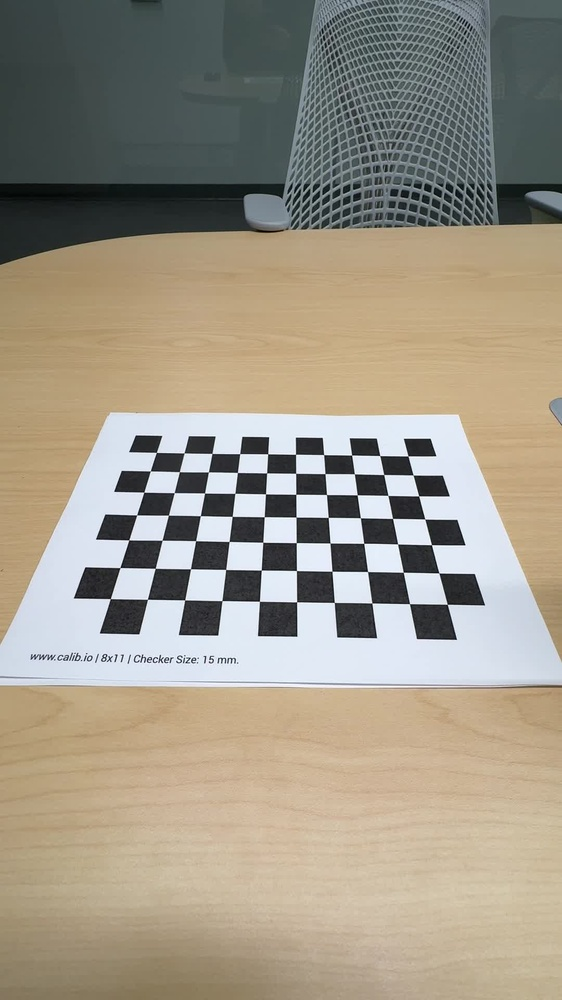
#> input picture src/camera_calibration/calibration_images/frame_0001.jpg, 562 x 1000 px, shrunk from 1080 x 1920 before the run; its folder holds only this picture in this run
$ python camera_calibration.py
#> lines starting #> are read from the running program, lines starting #| are printed output that depends on the picture; after the words box and inside, x2 and y2 are one past the last pixel; in counts of white or black regions, pixels touching at a corner belong together; long printed decimals are rounded
import cv2
import numpy as np
import glob

# Define checkerboard dimensions
CHECKERBOARD = (10, 7)  # (Columns, Rows)

# Prepare object points (3D coordinates of the corners in the real world)
objp = np.zeros((CHECKERBOARD[0] * CHECKERBOARD[1], 3), np.float32)
objp[:, :2] = np.mgrid[0:CHECKERBOARD[0], 0:CHECKERBOARD[1]].T.reshape(-1, 2)

# Lists to store object points and image points
objpoints = []  # 3D points in real world space
imgpoints = []  # 2D points in image plane

# Load all images
images = glob.glob('/home/kevinbee/Desktop/Indoor-Map-GUIs/src/camera_calibration/calibration_images/*.jpg')  # Change path if needed
print(f"Found {len(images)} images")

for fname in images:
    img = cv2.imread(fname)
#> img is the input picture: shape (1000, 562, 3); mean B, G, R 135.1, 150.4, 157.9
    gray = cv2.cvtColor(img, cv2.COLOR_BGR2GRAY)
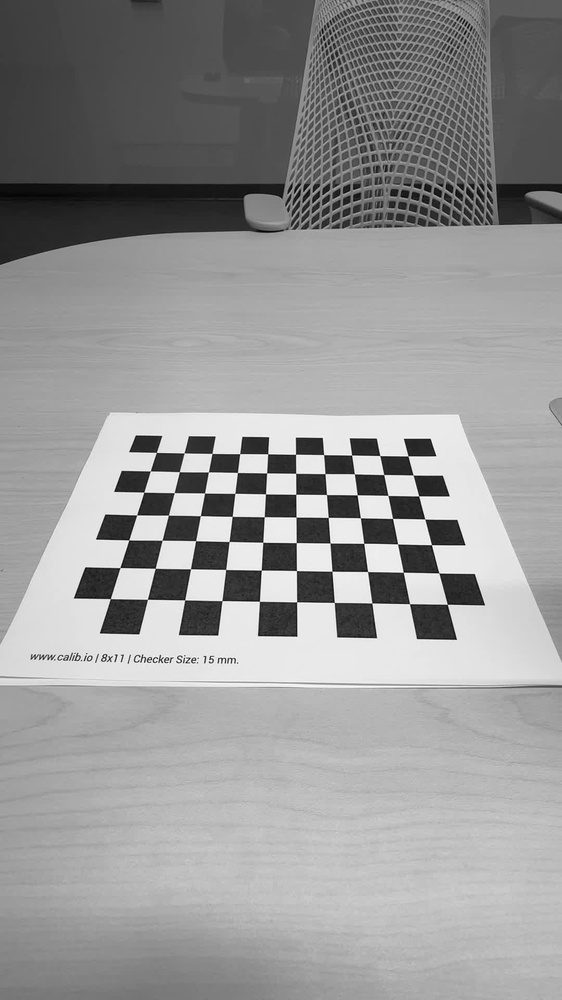
#> gray: shape (1000, 562); min 2, max 255, mean 150.9

    ret, corners = cv2.findChessboardCorners(gray, CHECKERBOARD, None)
#> ret = True; corners = 70 rows, first 8: [156.4, 452.4], [184.1, 452.9], [212, 453.4], [239.7, 453.6], [267.7, 453.8], [295.5, 454.3], [323.7, 454.6], [351.6, 455.1]

    if ret:
        objpoints.append(objp)
        imgpoints.append(corners)

        cv2.drawChessboardCorners(img, CHECKERBOARD, corners, ret)
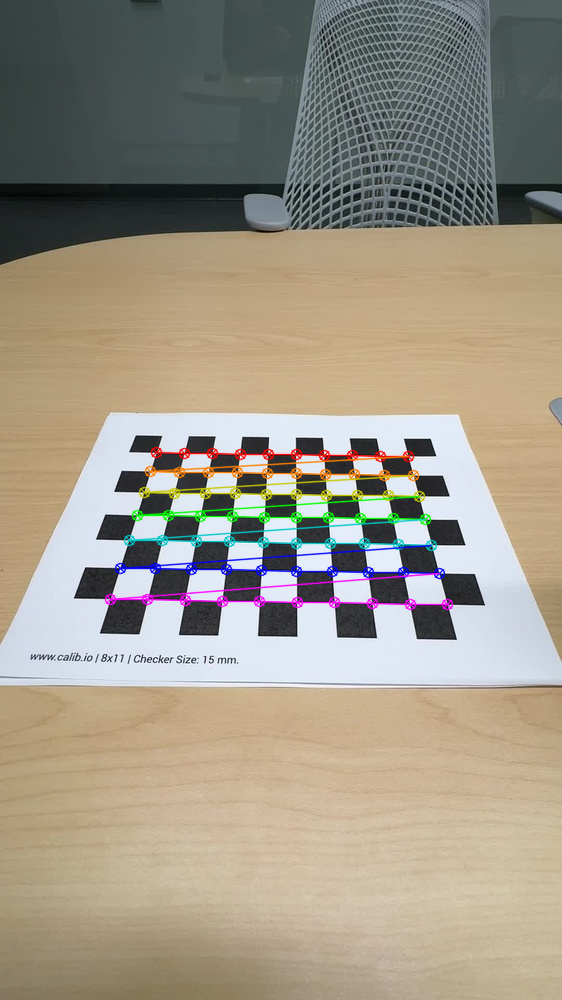
#> img: shape (1000, 562, 3); 2.89% of pixels changed, all inside (x1, y1, x2, y2) = (104, 446, 454, 611)
        cv2.imshow('Corners', img)
        cv2.waitKey(500)
    else:
        print(f"Checkerboard not found in: {fname}")

cv2.destroyAllWindows()

# Perform calibration
ret, camera_matrix, dist_coeffs, rvecs, tvecs = cv2.calibrateCamera(objpoints, imgpoints, gray.shape[::-1], None, None)
#> ret = 0.172; camera_matrix = [[657.4, 0, 280.7], [0, 4137.4, 359], [0, 0, 1]]; dist_coeffs = [[-0.0867, 2.43, 0.000278, 0.000149, -20.2]]; rvecs = ([-1.49, 0.013, 0.0144],); tvecs = ([-4.46, 0.532, 23.59],)

print("Camera Matrix:\n", camera_matrix)
#| Camera Matrix:
#|  [[6.57448304e+02 0.00000000e+00 2.80692599e+02]
#|  [0.00000000e+00 4.13742637e+03 3.59041985e+02]
#|  [0.00000000e+00 0.00000000e+00 1.00000000e+00]]
print("Distortion Coefficients:\n", dist_coeffs)
#| Distortion Coefficients:
#|  [[-8.66696854e-02  2.42734791e+00  2.78023097e-04  1.49478192e-04
#|   -2.01957658e+01]]

# # Save to file
# np.save("camera_matrix.npy", camera_matrix)
# np.save("dist_coeffs.npy", dist_coeffs)

$ run again, on src/camera_calibration/calibration_images/frame_0005.jpg
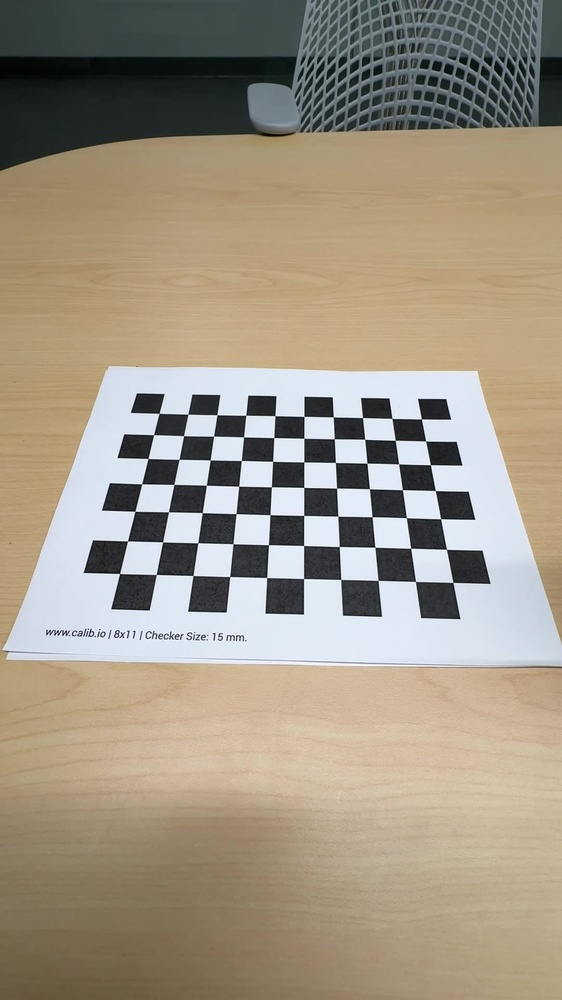
#> input picture src/camera_calibration/calibration_images/frame_0005.jpg, 562 x 1000 px, shrunk from 1080 x 1920 before the run
#> img is the input picture: shape (1000, 562, 3); mean B, G, R 131.8, 149.3, 159.4
#> `gray = cv2.cvtColor(img, cv2.COLOR_BGR2GRAY)`:
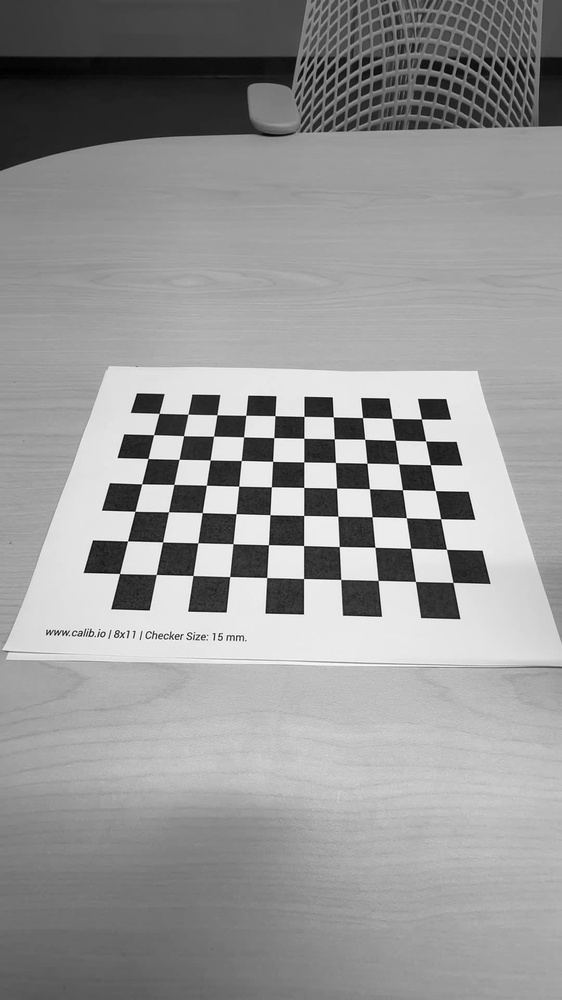
#> gray: shape (1000, 562); min 0, max 254, mean 150.3
#> `ret, corners = cv2.findChessboardCorners(gray, CHECKERBOARD, None)`: ret = True; corners = 70 rows, first 8: [159.1, 413.4], [187.9, 414.1], [216.9, 414.8], [245.7, 415.3], [274.9, 415.7], [304, 416.4], [333.3, 416.9], [362.5, 417.5]
#> `cv2.drawChessboardCorners(img, CHECKERBOARD, corners, ret)`:
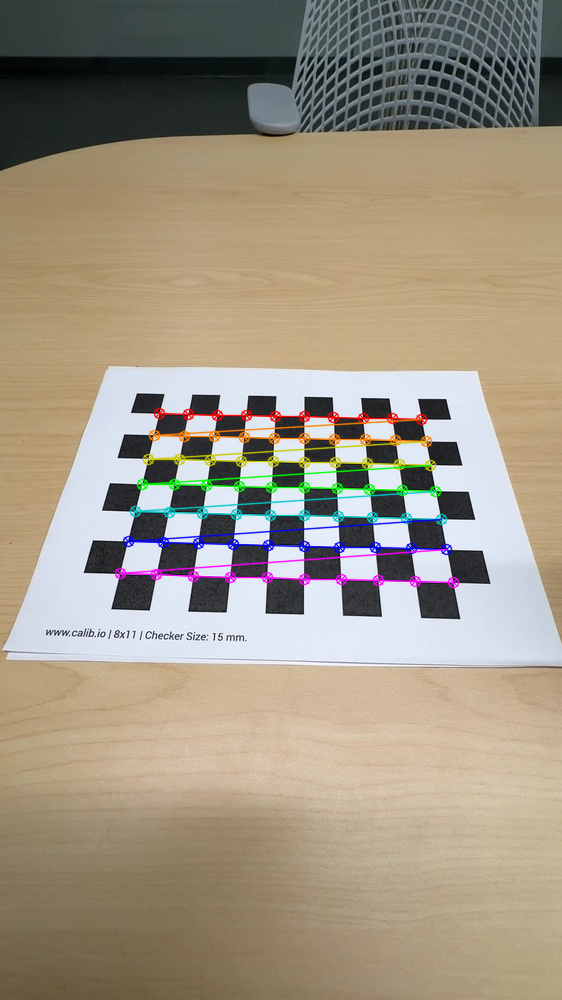
#> img: shape (1000, 562, 3); 2.94% of pixels changed, all inside (x1, y1, x2, y2) = (114, 407, 460, 589)
#> `ret, camera_matrix, dist_coeffs, rvecs, tvecs = cv2.calibrateCamera(ob..`: ret = 0.18; camera_matrix = [[464.1, 0, 281.1], [0, 466.9, 497.9], [0, 0, 1]]; dist_coeffs = [[-0.0139, 0.239, 0.0015, 0.000461, -1.18]]; rvecs = ([-0.602, 0.0109, 0.0283],); tvecs = ([-4.21, -2.9, 16.01],)
#| Camera Matrix:
#|  [[464.135    0.         281.088]
#|  [  0.         466.887   497.896]
#|  [  0.           0.           1.        ]]
#| Distortion Coefficients:
#|  [[-1.38567376e-02  2.39088161e-01  1.50466627e-03  4.61186909e-04
#|   -1.18368218e+00]]

$ run again, on src/camera_calibration/calibration_images/frame_0006.jpg
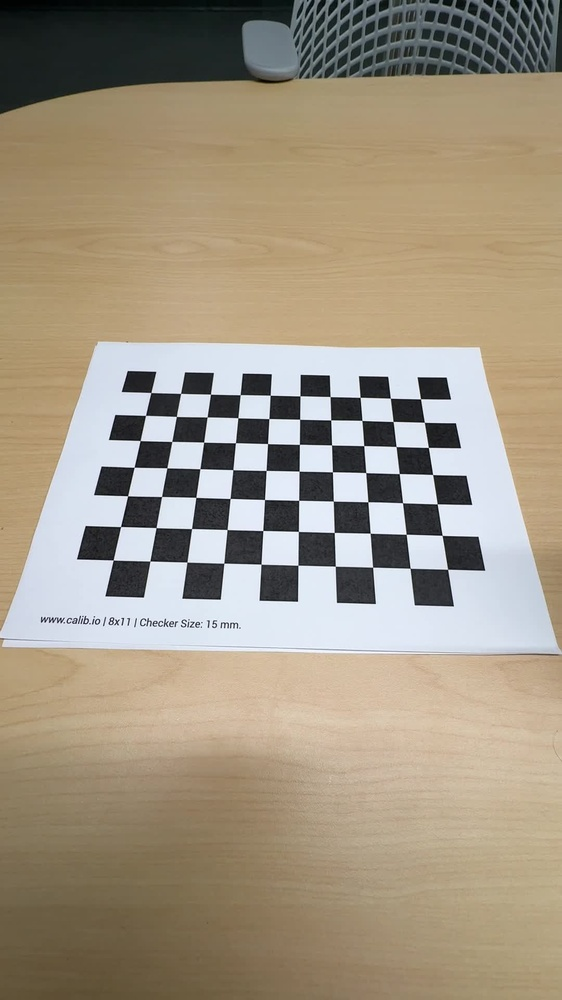
#> input picture src/camera_calibration/calibration_images/frame_0006.jpg, 562 x 1000 px, shrunk from 1080 x 1920 before the run
#> img is the input picture: shape (1000, 562, 3); mean B, G, R 130.4, 149.1, 160.4
#> `gray = cv2.cvtColor(img, cv2.COLOR_BGR2GRAY)`:
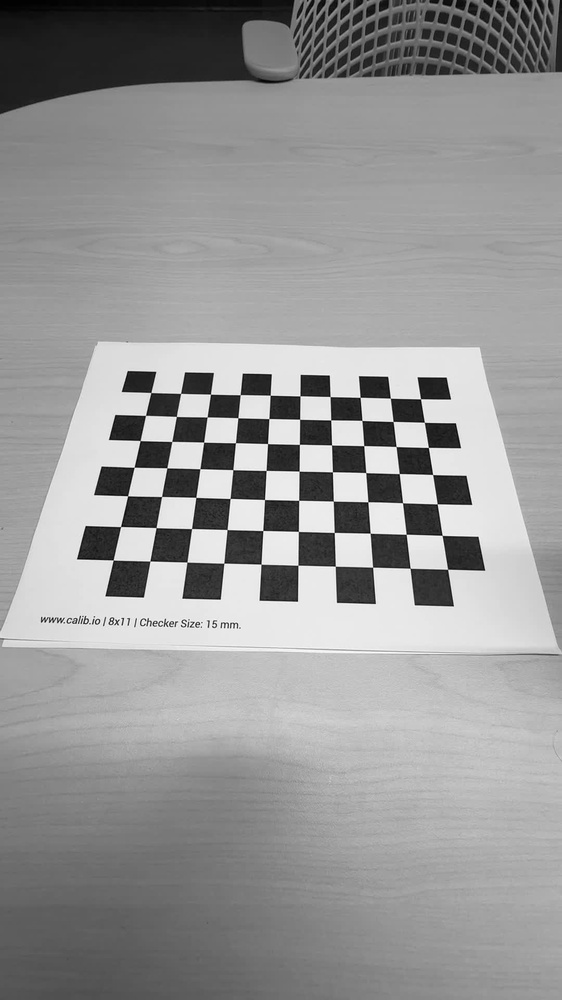
#> gray: shape (1000, 562); min 1, max 255, mean 150.3
#> `ret, corners = cv2.findChessboardCorners(gray, CHECKERBOARD, None)`: ret = True; corners = 70 rows, first 8: [150.9, 392.5], [180.6, 393.4], [210.5, 394.2], [240.2, 394.7], [270.2, 395.2], [299.9, 395.9], [330.1, 396.6], [360.1, 397.3]
#> `cv2.drawChessboardCorners(img, CHECKERBOARD, corners, ret)`:
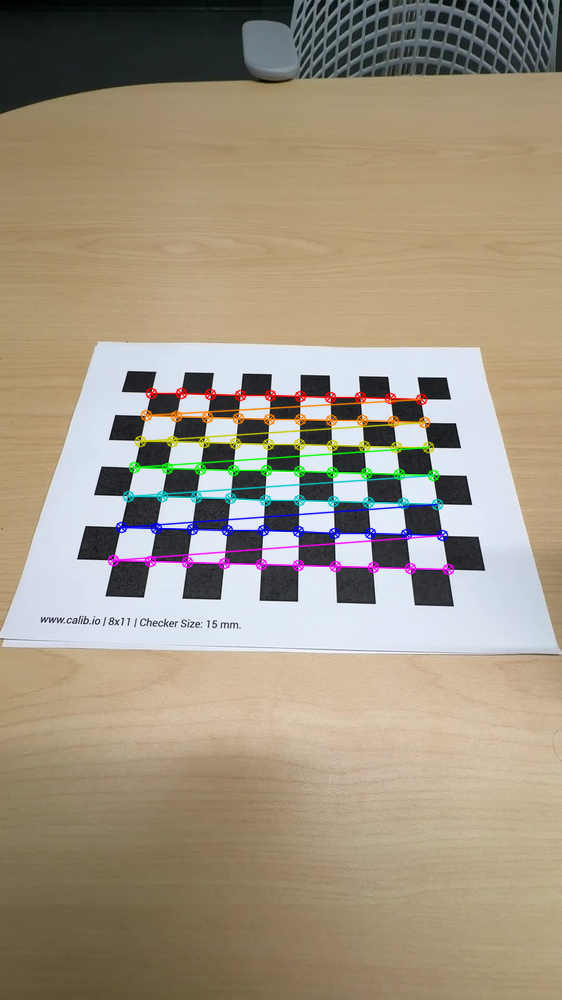
#> img: shape (1000, 562, 3); 2.98% of pixels changed, all inside (x1, y1, x2, y2) = (107, 387, 455, 576)
#> `ret, camera_matrix, dist_coeffs, rvecs, tvecs = cv2.calibrateCamera(ob..`: ret = 0.175; camera_matrix = [[553.2, 0, 282.8], [0, 592.1, 487.5], [0, 0, 1]]; dist_coeffs = [[-0.0808, 1.54, 0.00174, 0.00151, -8.97]]; rvecs = ([-0.641, 0.00639, 0.0275],); tvecs = ([-4.42, -2.98, 18.51],)
#| Camera Matrix:
#|  [[553.233   0.         282.831]
#|  [  0.         592.134 487.460 ]
#|  [  0.           0.           1.        ]]
#| Distortion Coefficients:
#|  [[-8.07520747e-02  1.53803335e+00  1.73961559e-03  1.51217137e-03
#|   -8.97148119e+00]]

$ run again, on src/camera_calibration/calibration_images/frame_0007.jpg
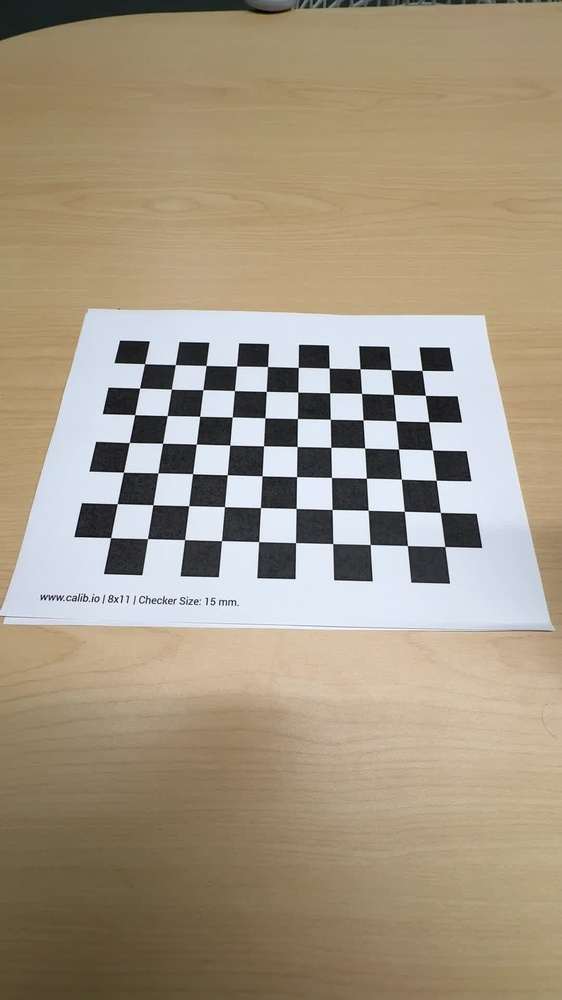
#> input picture src/camera_calibration/calibration_images/frame_0007.jpg, 562 x 1000 px, shrunk from 1080 x 1920 before the run
#> img is the input picture: shape (1000, 562, 3); mean B, G, R 130.6, 151.1, 163.9
#> `gray = cv2.cvtColor(img, cv2.COLOR_BGR2GRAY)`:
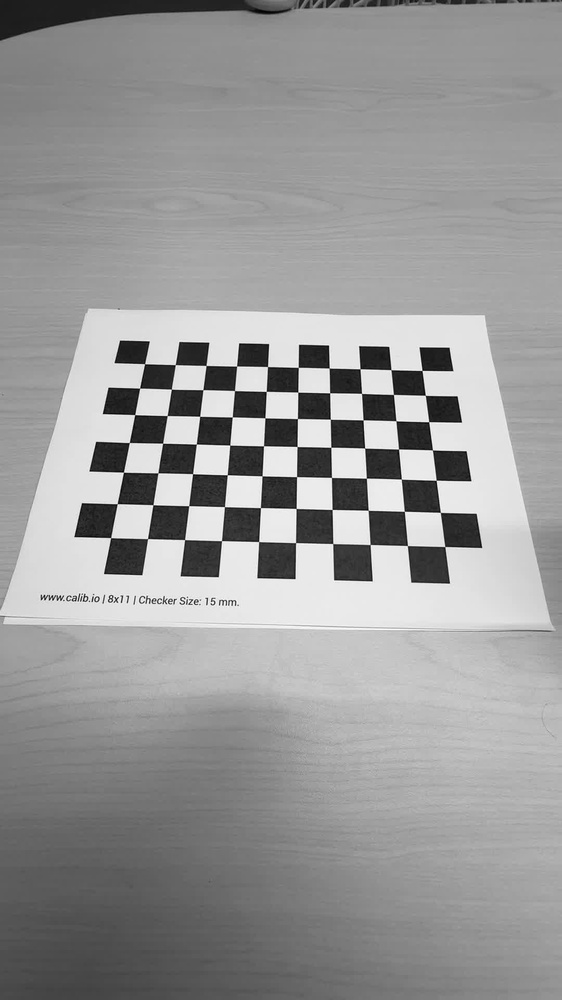
#> gray: shape (1000, 562); min 1, max 255, mean 152.5
#> `ret, corners = cv2.findChessboardCorners(gray, CHECKERBOARD, None)`: ret = True; corners = 70 rows, first 8: [144.6, 363.7], [175.2, 364.6], [206, 365.5], [236.6, 366], [267.5, 366.5], [298.3, 367.4], [329.1, 368], [360, 368.8]
#> `cv2.drawChessboardCorners(img, CHECKERBOARD, corners, ret)`:
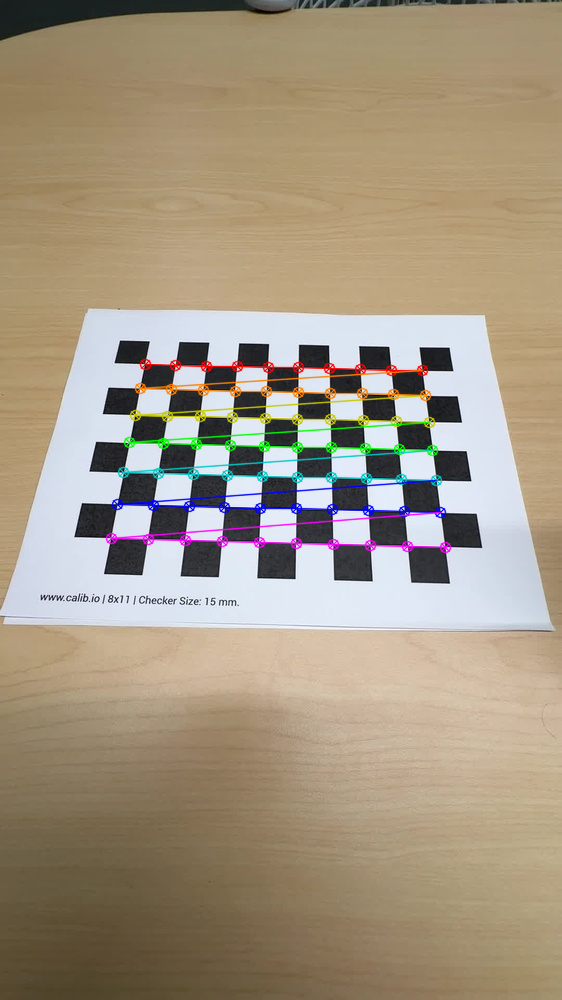
#> img: shape (1000, 562, 3); 3.02% of pixels changed, all inside (x1, y1, x2, y2) = (105, 358, 452, 554)
#> `ret, camera_matrix, dist_coeffs, rvecs, tvecs = cv2.calibrateCamera(ob..`: ret = 0.154; camera_matrix = [[417.7, 0, 280.8], [0, 425.1, 533.4], [0, 0, 1]]; dist_coeffs = [[0.0739, -0.546, 0.00132, 0.000182, 1.15]]; rvecs = ([-0.394, 0.00347, 0.0277],); tvecs = ([-4.43, -5.43, 13.61],)
#| Camera Matrix:
#|  [[417.652   0.         280.844]
#|  [  0.         425.122  533.420]
#|  [  0.           0.           1.        ]]
#| Distortion Coefficients:
#|  [[ 7.38833336e-02 -5.45501822e-01  1.32256139e-03  1.82086014e-04
#|    1.15037283e+00]]
